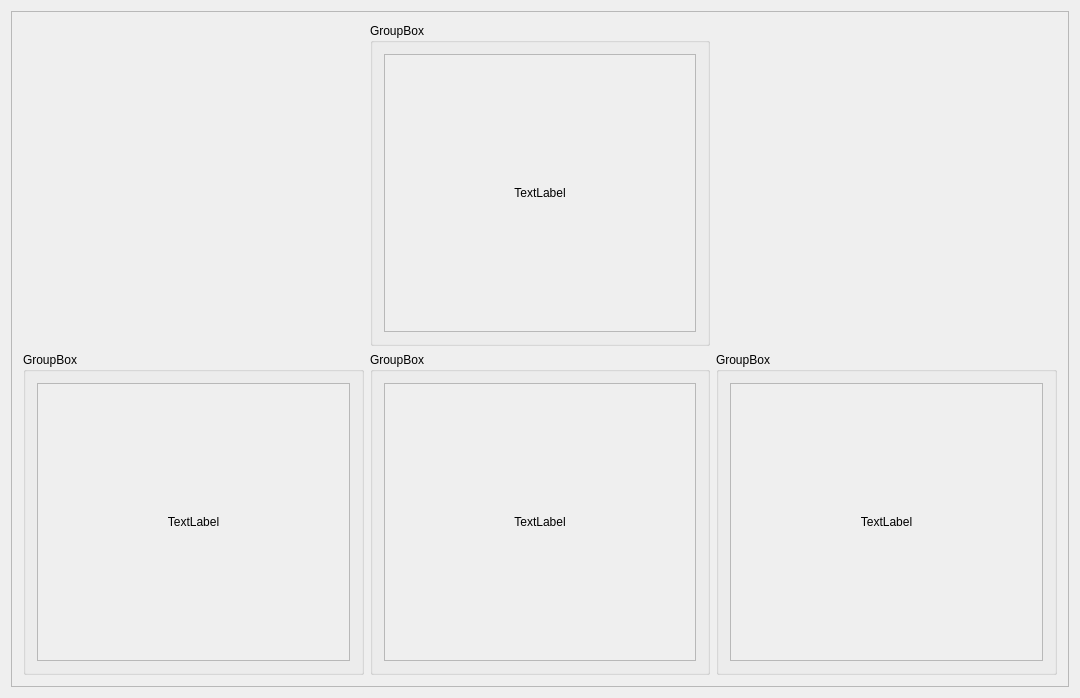
<?xml version="1.0" encoding="UTF-8"?>
<ui version="4.0">
 <class>Load_Selectionclass</class>
 <widget class="QWidget" name="Load_Selectionclass">
  <property name="geometry">
   <rect>
    <x>0</x>
    <y>0</y>
    <width>1080</width>
    <height>698</height>
   </rect>
  </property>
  <property name="windowTitle">
   <string>Load_Selectionclass</string>
  </property>
  <layout class="QGridLayout" name="gridLayout_2">
   <item row="0" column="1">
    <widget class="QScrollArea" name="scrollArea">
     <property name="maximumSize">
      <size>
       <width>10000</width>
       <height>10000</height>
      </size>
     </property>
     <property name="widgetResizable">
      <bool>true</bool>
     </property>
     <widget class="QWidget" name="scrollAreaWidgetContents">
      <property name="geometry">
       <rect>
        <x>0</x>
        <y>0</y>
        <width>1056</width>
        <height>674</height>
       </rect>
      </property>
      <layout class="QGridLayout" name="gridLayout">
       <item row="1" column="2">
        <widget class="QGroupBox" name="groupBox_2">
         <property name="maximumSize">
          <size>
           <width>10000</width>
           <height>10000</height>
          </size>
         </property>
         <property name="title">
          <string>GroupBox</string>
         </property>
         <layout class="QGridLayout" name="gridLayout_3">
          <item row="0" column="0">
           <widget class="QScrollArea" name="scrollArea_2">
            <property name="maximumSize">
             <size>
              <width>1000</width>
              <height>1000</height>
             </size>
            </property>
            <property name="widgetResizable">
             <bool>true</bool>
            </property>
            <widget class="QWidget" name="scrollAreaWidgetContents_2">
             <property name="geometry">
              <rect>
               <x>0</x>
               <y>0</y>
               <width>314</width>
               <height>281</height>
              </rect>
             </property>
             <layout class="QGridLayout" name="gridLayout_8">
              <item row="0" column="0">
               <widget class="QLabel" name="label">
                <property name="text">
                 <string>TextLabel</string>
                </property>
                <property name="alignment">
                 <set>Qt::AlignCenter</set>
                </property>
               </widget>
              </item>
             </layout>
            </widget>
           </widget>
          </item>
         </layout>
        </widget>
       </item>
       <item row="1" column="3">
        <widget class="QGroupBox" name="groupBox_3">
         <property name="maximumSize">
          <size>
           <width>10000</width>
           <height>10000</height>
          </size>
         </property>
         <property name="title">
          <string>GroupBox</string>
         </property>
         <layout class="QGridLayout" name="gridLayout_5">
          <item row="0" column="0">
           <widget class="QScrollArea" name="scrollArea_3">
            <property name="maximumSize">
             <size>
              <width>1000</width>
              <height>1000</height>
             </size>
            </property>
            <property name="widgetResizable">
             <bool>true</bool>
            </property>
            <widget class="QWidget" name="scrollAreaWidgetContents_3">
             <property name="geometry">
              <rect>
               <x>0</x>
               <y>0</y>
               <width>314</width>
               <height>281</height>
              </rect>
             </property>
             <layout class="QGridLayout" name="gridLayout_9">
              <item row="0" column="0">
               <widget class="QLabel" name="label_2">
                <property name="text">
                 <string>TextLabel</string>
                </property>
                <property name="alignment">
                 <set>Qt::AlignCenter</set>
                </property>
               </widget>
              </item>
             </layout>
            </widget>
           </widget>
          </item>
         </layout>
        </widget>
       </item>
       <item row="1" column="4">
        <widget class="QGroupBox" name="groupBox_4">
         <property name="maximumSize">
          <size>
           <width>10000</width>
           <height>10000</height>
          </size>
         </property>
         <property name="title">
          <string>GroupBox</string>
         </property>
         <layout class="QGridLayout" name="gridLayout_6">
          <item row="0" column="0">
           <widget class="QScrollArea" name="scrollArea_5">
            <property name="maximumSize">
             <size>
              <width>1000</width>
              <height>1000</height>
             </size>
            </property>
            <property name="widgetResizable">
             <bool>true</bool>
            </property>
            <widget class="QWidget" name="scrollAreaWidgetContents_5">
             <property name="geometry">
              <rect>
               <x>0</x>
               <y>0</y>
               <width>314</width>
               <height>281</height>
              </rect>
             </property>
             <layout class="QGridLayout" name="gridLayout_10">
              <item row="0" column="0">
               <widget class="QLabel" name="label_3">
                <property name="text">
                 <string>TextLabel</string>
                </property>
                <property name="alignment">
                 <set>Qt::AlignCenter</set>
                </property>
               </widget>
              </item>
             </layout>
            </widget>
           </widget>
          </item>
         </layout>
        </widget>
       </item>
       <item row="0" column="3">
        <widget class="QGroupBox" name="groupBox">
         <property name="maximumSize">
          <size>
           <width>10000</width>
           <height>10000</height>
          </size>
         </property>
         <property name="title">
          <string>GroupBox</string>
         </property>
         <layout class="QGridLayout" name="gridLayout_4">
          <item row="0" column="0">
           <widget class="QScrollArea" name="scrollArea_4">
            <property name="maximumSize">
             <size>
              <width>1000</width>
              <height>1000</height>
             </size>
            </property>
            <property name="widgetResizable">
             <bool>true</bool>
            </property>
            <widget class="QWidget" name="scrollAreaWidgetContents_4">
             <property name="geometry">
              <rect>
               <x>0</x>
               <y>0</y>
               <width>314</width>
               <height>282</height>
              </rect>
             </property>
             <layout class="QGridLayout" name="gridLayout_7">
              <item row="0" column="0">
               <widget class="QLabel" name="label_4">
                <property name="text">
                 <string>TextLabel</string>
                </property>
                <property name="alignment">
                 <set>Qt::AlignCenter</set>
                </property>
               </widget>
              </item>
             </layout>
            </widget>
           </widget>
          </item>
         </layout>
        </widget>
       </item>
      </layout>
     </widget>
    </widget>
   </item>
  </layout>
 </widget>
 <layoutdefault spacing="6" margin="11"/>
 <resources/>
 <connections/>
</ui>
